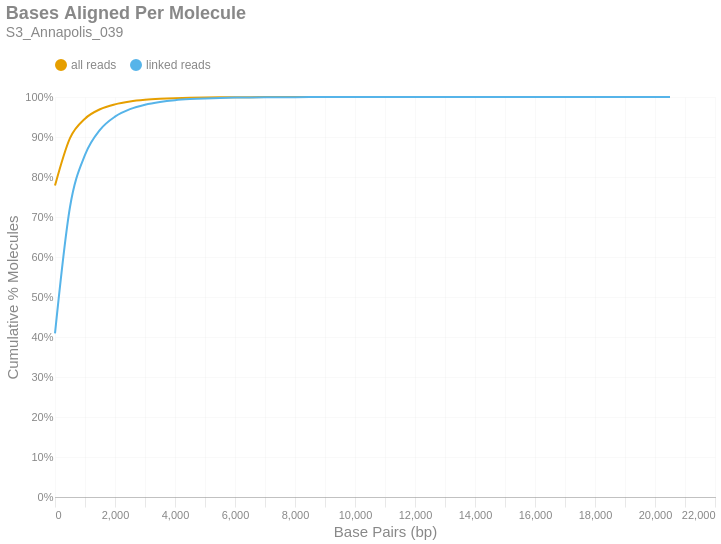

The notebook cell this image was saved under:
### Markdown cell above
### Bases Aligned Per Molecule
This is a cumulative frequency distribution showing the number of base pairs aligned per unique molecule. These data are shown in 500 bp bins. There are two distributions: one with `all reads` (yellow) and another with only `linked reads` (blue). The percent of molecules in the `linked reads` distribution is relative to the total number of linked molecules.

### Code cell
if SKIPLR:
    print_html(f"Skipped")
else:
    binned_df = consolidated_hist(valids['aligned_bp'], mask, 500, True)
    with SafeRender(binned_df):
        (
            density_plot(binned_df, 'Bases Aligned Per Molecule', samplename, 'basesper')
            .encode(
                x=alt.X('bin:Q', title="Base Pairs (bp)").axis(tickMinStep=500).scale(padding=0),
                y=alt.Y('value:Q', title='Cumulative % Molecules')
                    .axis(format='%')
                    .scale(domain = [0,1])
                    .stack(False),
                color=alt.Color("key:N").scale(domain = ["all reads", "linked reads"]),
                tooltip = [
                    alt.Tooltip("key:N", title = "Data Type"),
                    alt.Tooltip("range_label:N", title="Bases Aligned Per Molecule"),
                    alt.Tooltip("value:Q", format = ".2%", title="% Molecules (Cum.)")
                ]
            )
        ).display()

### Figure 1 — Vega-Lite specification as saved in the notebook (floating-point values rounded to 4 significant figures)
{"width": "container", "height": 400, "config": {"title": {"anchor": "start", "dy": -15, "fontSize": 18, "color": "#888888", "subtitleColor": "#888888", "subtitleFontSize": 14}, "arc": {"fill": "#0072B2"}, "axis": {"domainColor": "#888888", "domainWidth": 0.5, "gridWidth": 0.2, "grid": false, "titleFontWeight": 400, "titleFontSize": 15, "labelFontSize": 11, "labelColor": "#888888", "tickColor": "#888888", "tickWidth": 0.2, "titleColor": "#888888"}, "axisBand": {"grid": false}, "axisX": {"grid": true, "tickSize": 10, "domainCap": "round"}, "axisY": {"domain": false, "grid": true, "tickSize": 0, "domainCap": "round"}, "background": "transparent", "header": {"labelFontSize": 15, "labelColor": "#888888", "titleFontSize": 15, "titleFontWeight": 600, "titleColor": "#888888"}, "legend": {"labelFont": "sans-serif", "labelFontSize": 12, "labelColor": "#888888", "symbolSize": 100, "symbolType": "circle", "titleFontSize": 12, "titlePadding": 10, "titleColor": "#888888", "title": null, "orient": "top"}, "range": {"category": ["#E69F00", "#56B4E9", "#009E73", "#F0E442", "#0072B2", "#D55E00", "#CC79A7", "#000000"], "diverging": ["#cfe8f3", "#a2d4ec", "#73bfe2", "#46abdb", "#1696d2", "#12719e"]}, "area": {"fill": "#0072B2", "fillOpacity": 0.7, "line": true, "strokeOpacity": 0.7}, "line": {"color": "#0072B2", "stroke": "#0072B2", "strokeWidth": 2}, "trail": {"color": "#0072B2", "stroke": "#0072B2", "strokeWidth": 0, "size": 1}, "point": {"filled": true, "fillOpacity": 1.0, "size": 95}, "text": {"color": "#888888", "fontSize": 11, "align": "right", "fontWeight": 400, "size": 11}, "bar": {"fill": "#0072B2", "stroke": null}, "view": {"stroke": null, "continuousWidth": 660, "continuousHeight": 400}}, "data": {"name": "data-d89d7dbeb5ca4bf882c8704e3c113110"}, "mark": {"type": "line", "interpolate": "monotone", "point": {"opacity": 0, "size": 275}}, "encoding": {"color": {"field": "key", "scale": {"domain": ["all reads", "linked reads"]}, "type": "nominal"}, "tooltip": [{"field": "key", "title": "Data Type", "type": "nominal"}, {"field": "range_label", "title": "Bases Aligned Per Molecule", "type": "nominal"}, {"field": "value", "format": ".2%", "title": "% Molecules (Cum.)", "type": "quantitative"}], "x": {"axis": {"tickMinStep": 500}, "field": "bin", "scale": {"padding": 0}, "title": "Base Pairs (bp)", "type": "quantitative"}, "y": {"axis": {"format": "%"}, "field": "value", "scale": {"domain": [0, 1]}, "stack": false, "title": "Cumulative % Molecules", "type": "quantitative"}}, "params": [{"name": "param_c36ac31b6afebe62", "select": {"type": "point", "fields": ["key"]}, "bind": "legend"}], "title": {"text": "Bases Aligned Per Molecule", "subtitle": "S3_Annapolis_039"}, "transform": [{"fold": ["all reads (cumsum)", "linked reads (cumsum)"]}, {"calculate": "replace(datum.key, ' (cumsum)', '')", "as": "key"}, {"filter": {"param": "param_c36ac31b6afebe62"}}], "usermeta": {"embedOptions": {"downloadFileName": "S3_Annapolis_039.basesper"}}, "$schema": "https://vega.github.io/schema/vega-lite/v6.1.0.json", "datasets": {"data-d89d7dbeb5ca4bf882c8704e3c113110": [{"bin": "0.0", "interval": "0.0-500.0", "all reads": 0.7785, "linked reads": 0.4089, "all reads (cumsum)": 0.7785, "linked reads (cumsum)": 0.4089, "range_label": "0-499"}, {"bin": "500.0", "interval": "500.0-1000.0", "all reads": 0.1187, "linked reads": 0.3161, "all reads (cumsum)": 0.8972, "linked reads (cumsum)": 0.7249, "range_label": "500-999"}, {"bin": "1000.0", "interval": "1000.0-1500.0", "all reads": 0.04866, "linked reads": 0.1302, "all reads (cumsum)": 0.9459, "linked reads (cumsum)": 0.8551, "range_label": "1000-1499"}, {"bin": "1500.0", "interval": "1500.0-2000.0", "all reads": 0.02345, "linked reads": 0.06276, "all reads (cumsum)": 0.9693, "linked reads (cumsum)": 0.9179, "range_label": "1500-1999"}, {"bin": "2000.0", "interval": "2000.0-2500.0", "all reads": 0.01232, "linked reads": 0.03297, "all reads (cumsum)": 0.9816, "linked reads (cumsum)": 0.9509, "range_label": "2000-2499"}, {"bin": "2500.0", "interval": "2500.0-3000.0", "all reads": 0.00704, "linked reads": 0.01884, "all reads (cumsum)": 0.9887, "linked reads (cumsum)": 0.9697, "range_label": "2500-2999"}, {"bin": "3000.0", "interval": "3000.0-3500.0", "all reads": 0.00415, "linked reads": 0.0111, "all reads (cumsum)": 0.9928, "linked reads (cumsum)": 0.9808, "range_label": "3000-3499"}, {"bin": "3500.0", "interval": "3500.0-4000.0", "all reads": 0.002549, "linked reads": 0.006821, "all reads (cumsum)": 0.9954, "linked reads (cumsum)": 0.9876, "range_label": "3500-3999"}, {"bin": "4000.0", "interval": "4000.0-4500.0", "all reads": 0.001641, "linked reads": 0.004391, "all reads (cumsum)": 0.997, "linked reads (cumsum)": 0.992, "range_label": "4000-4499"}, {"bin": "4500.0", "interval": "4500.0-5000.0", "all reads": 0.00102, "linked reads": 0.00273, "all reads (cumsum)": 0.998, "linked reads (cumsum)": 0.9947, "range_label": "4500-4999"}, {"bin": "5000.0", "interval": "5000.0-5500.0", "all reads": 0.000673, "linked reads": 0.001801, "all reads (cumsum)": 0.9987, "linked reads (cumsum)": 0.9965, "range_label": "5000-5499"}, {"bin": "5500.0", "interval": "5500.0-6000.0", "all reads": 0.000439, "linked reads": 0.001175, "all reads (cumsum)": 0.9991, "linked reads (cumsum)": 0.9977, "range_label": "5500-5999"}, {"bin": "6000.0", "interval": "6000.0-6500.0", "all reads": 0.0002885, "linked reads": 0.0007719, "all reads (cumsum)": 0.9994, "linked reads (cumsum)": 0.9985, "range_label": "6000-6499"}, {"bin": "6500.0", "interval": "6500.0-7000.0", "all reads": 0.0001849, "linked reads": 0.0004947, "all reads (cumsum)": 0.9996, "linked reads (cumsum)": 0.999, "range_label": "6500-6999"}, {"bin": "7000.0", "interval": "7000.0-7500.0", "all reads": 0.0001231, "linked reads": 0.0003294, "all reads (cumsum)": 0.9997, "linked reads (cumsum)": 0.9993, "range_label": "7000-7499"}, {"bin": "7500.0", "interval": "7500.0-8000.0", "all reads": 8.202e-05, "linked reads": 0.0002195, "all reads (cumsum)": 0.9998, "linked reads (cumsum)": 0.9995, "range_label": "7500-7999"}, {"bin": "8000.0", "interval": "8000.0-8500.0", "all reads": 5.448e-05, "linked reads": 0.0001458, "all reads (cumsum)": 0.9999, "linked reads (cumsum)": 0.9997, "range_label": "8000-8499"}, {"bin": "8500.0", "interval": "8500.0-9000.0", "all reads": 4.064e-05, "linked reads": 0.0001087, "all reads (cumsum)": 0.9999, "linked reads (cumsum)": 0.9998, "range_label": "8500-8999"}, {"bin": "9000.0", "interval": "9000.0-9500.0", "all reads": 2.307e-05, "linked reads": 6.174e-05, "all reads (cumsum)": 0.9999, "linked reads (cumsum)": 0.9999, "range_label": "9000-9499"}, {"bin": "9500.0", "interval": "9500.0-10000.0", "all reads": 1.771e-05, "linked reads": 4.74e-05, "all reads (cumsum)": 1.0, "linked reads (cumsum)": 0.9999, "range_label": "9500-9999"}, {"bin": "10000.0", "interval": "10000.0-10500.0", "all reads": 1.265e-05, "linked reads": 3.386e-05, "all reads (cumsum)": 1.0, "linked reads (cumsum)": 0.9999, "range_label": "10000-10499"}, {"bin": "10500.0", "interval": "10500.0-11000.0", "all reads": 6.996e-06, "linked reads": 1.872e-05, "all reads (cumsum)": 1.0, "linked reads (cumsum)": 1.0, "range_label": "10500-10999"}, {"bin": "11000.0", "interval": "11000.0-11500.0", "all reads": 5.805e-06, "linked reads": 1.553e-05, "all reads (cumsum)": 1.0, "linked reads (cumsum)": 1.0, "range_label": "11000-11499"}, {"bin": "11500.0", "interval": "11500.0-12000.0", "all reads": 4.466e-06, "linked reads": 1.195e-05, "all reads (cumsum)": 1.0, "linked reads (cumsum)": 1.0, "range_label": "11500-11999"}, {"bin": "12000.0", "interval": "12000.0-12500.0", "all reads": 3.126e-06, "linked reads": 8.365e-06, "all reads (cumsum)": 1.0, "linked reads (cumsum)": 1.0, "range_label": "12000-12499"}, {"bin": "12500.0", "interval": "12500.0-13000.0", "all reads": 1.042e-06, "linked reads": 2.788e-06, "all reads (cumsum)": 1.0, "linked reads (cumsum)": 1.0, "range_label": "12500-12999"}, {"bin": "13000.0", "interval": "13000.0-13500.0", "all reads": 5.954e-07, "linked reads": 1.593e-06, "all reads (cumsum)": 1.0, "linked reads (cumsum)": 1.0, "range_label": "13000-13499"}, {"bin": "13500.0", "interval": "13500.0-14000.0", "all reads": 1.042e-06, "linked reads": 2.788e-06, "all reads (cumsum)": 1.0, "linked reads (cumsum)": 1.0, "range_label": "13500-13999"}, {"bin": "14000.0", "interval": "14000.0-14500.0", "all reads": 4.466e-07, "linked reads": 1.195e-06, "all reads (cumsum)": 1.0, "linked reads (cumsum)": 1.0, "range_label": "14000-14499"}, {"bin": "14500.0", "interval": "14500.0-15000.0", "all reads": 1.489e-07, "linked reads": 3.983e-07, "all reads (cumsum)": 1.0, "linked reads (cumsum)": 1.0, "range_label": "14500-14999"}, {"bin": "15000.0", "interval": "15000.0-15500.0", "all reads": 4.466e-07, "linked reads": 1.195e-06, "all reads (cumsum)": 1.0, "linked reads (cumsum)": 1.0, "range_label": "15000-15499"}, {"bin": "15500.0", "interval": "15500.0-16000.0", "all reads": 2.977e-07, "linked reads": 7.966e-07, "all reads (cumsum)": 1.0, "linked reads (cumsum)": 1.0, "range_label": "15500-15999"}, {"bin": "16000.0", "interval": "16000.0-16500.0", "all reads": 0.0, "linked reads": 0.0, "all reads (cumsum)": 1.0, "linked reads (cumsum)": 1.0, "range_label": "16000-16499"}, {"bin": "16500.0", "interval": "16500.0-17000.0", "all reads": 1.489e-07, "linked reads": 3.983e-07, "all reads (cumsum)": 1.0, "linked reads (cumsum)": 1.0, "range_label": "16500-16999"}, {"bin": "17000.0", "interval": "17000.0-17500.0", "all reads": 0.0, "linked reads": 0.0, "all reads (cumsum)": 1.0, "linked reads (cumsum)": 1.0, "range_label": "17000-17499"}, {"bin": "17500.0", "interval": "17500.0-18000.0", "all reads": 0.0, "linked reads": 0.0, "all reads (cumsum)": 1.0, "linked reads (cumsum)": 1.0, "range_label": "17500-17999"}, {"bin": "18000.0", "interval": "18000.0-18500.0", "all reads": 0.0, "linked reads": 0.0, "all reads (cumsum)": 1.0, "linked reads (cumsum)": 1.0, "range_label": "18000-18499"}, {"bin": "18500.0", "interval": "18500.0-19000.0", "all reads": 0.0, "linked reads": 0.0, "all reads (cumsum)": 1.0, "linked reads (cumsum)": 1.0, "range_label": "18500-18999"}, {"bin": "19000.0", "interval": "19000.0-19500.0", "all reads": 0.0, "linked reads": 0.0, "all reads (cumsum)": 1.0, "linked reads (cumsum)": 1.0, "range_label": "19000-19499"}, {"bin": "19500.0", "interval": "19500.0-20000.0", "all reads": 0.0, "linked reads": 0.0, "all reads (cumsum)": 1.0, "linked reads (cumsum)": 1.0, "range_label": "19500-19999"}, {"bin": "20000.0", "interval": "20000.0-20500.0", "all reads": 0.0, "linked reads": 0.0, "all reads (cumsum)": 1.0, "linked reads (cumsum)": 1.0, "range_label": "20000-20499"}, {"bin": "20500.0", "interval": "20500.0-21000.0", "all reads": 1.489e-07, "linked reads": 3.983e-07, "all reads (cumsum)": 1.0, "linked reads (cumsum)": 1.0, "range_label": "20500-20999"}]}}
